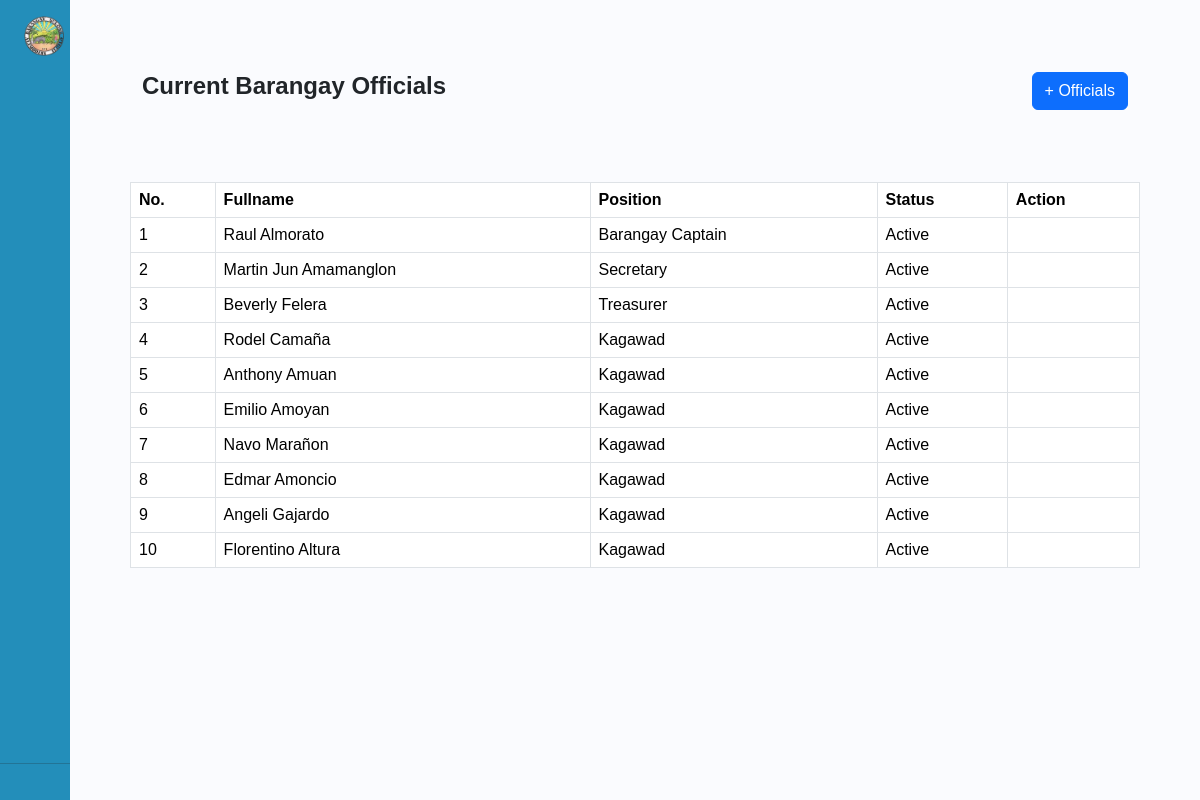
Screenshot of /barangayoff.php (signed in) with the database file from the repository.
### tables this page shows
CREATE TABLE `brgyofficial` (
  `id` int(11) NOT NULL AUTO_INCREMENT,
  `Fullname` varchar(255) NOT NULL,
  `Position` varchar(255) NOT NULL,
  `Status` varchar(50) NOT NULL,
  `Photo` varchar(255) NOT NULL,
  PRIMARY KEY (`id`)
);

### barangayoff.php (the view, shortened to what this page needs)
<?php
include('includes_admin/footer.php');
require_once("session.php");
?>
<!DOCTYPE html>
<html lang="en">
<head>
    <link href="https://cdn.lineicons.com/4.0/lineicons.css" rel="stylesheet" />
    <link href="https://cdn.jsdelivr.net/npm/bootstrap@5.3.3/dist/css/bootstrap.min.css" rel="stylesheet">
    <link rel="stylesheet" href="includes_admin/stylebar.css">
</head>
<body>
    <div class="wrapper">
    <aside id="sidebar">
            <div class="d-flex">
                <button class="toggle-btn" type="button">
                    <img class="headerlogo " src="/Logo/headerlogo.png" alt="Alimodian">
                </button>
            </div>
            <ul class="sidebar-nav">
                <li class="sidebar-item">
                    <a href="dashboard.php" class="sidebar-link">
                    </a>
                </li>
                <li class="sidebar-item">
                    <a href="#" class="sidebar-link collapsed has-dropdown" data-bs-toggle="collapse"
                        data-bs-target="#brgy" aria-expanded="false" aria-controls="brgy">
                    </a>
                </li>
                <li class="sidebar-item">
                    <a href="#" class="sidebar-link collapsed has-dropdown" data-bs-toggle="collapse"
                        data-bs-target="#record" aria-expanded="false" aria-controls="record">
                    </a>
                </li>
                <li class="sidebar-item">
                    <a href="#" class="sidebar-link collapsed has-dropdown" data-bs-toggle="collapse"
                        data-bs-target="#docs" aria-expanded="false" aria-controls="docs">
                    </a>
                </li>
                <li class="sidebar-item">
                    <a href="#" class="sidebar-link collapsed has-dropdown" data-bs-toggle="collapse"
                        data-bs-target="#updates" aria-expanded="false" aria-controls="updates">
                    </a>
                </li>
                <li class="sidebar-item">
                    <a href="#" class="sidebar-link collapsed has-dropdown" data-bs-toggle="collapse"
                        data-bs-target="#services" aria-expanded="false" aria-controls="services">
                    </a>
                </li>
                <li class="sidebar-item">
                    <a href="dashboardbackup.php" class="sidebar-link">
                    </a>
                </li>
            </ul>
            <div class="sidebar-footer">
                <a href="userprofile.php" class="sidebar-link">
                </a>
            </div>
            <hr>
            <div class="sidebar-footer">
                <a href="logout_admin.php" class="sidebar-link">
                </a>
            </div>
        </aside>
        <div class="main p-5">
            <div class="d-flex justify-content-between p-4">
                <h1>Current Barangay Officials</h1>
                <a href="#" class=" btn btn-primary text-center" data-toggle="modal" data-target="#addofficial">+ Officials</a>
            </div>
            <div class="container  mt-5 ">
                <table id="brgytable" class="table   table-bordered ">
                    <thead>
                        <tr>
                            <th scope="col">No.</th>
                            <th scope="col">Fullname</th>
                            <th scope="col">Position</th>
                            <th scope="col">Status</th>
                            <th scope="col">Action</th>
                        </tr>
                    </thead>
                    <tbody>
                        <?php
                        $sql = "SELECT * FROM brgyofficial";
                        $query = $dbh->prepare($sql);
                        $query->execute();
                        $results = $query->fetchAll(PDO::FETCH_OBJ);
                        $cnt = 1;
                        if ($query->rowCount() > 0) {
                            foreach ($results as $result) {
                        ?>
                                <tr>
                                    <td><?php echo $cnt; ?></td>
                                    <td><?php echo htmlentities($result->Fullname); ?></td>
                                    <td><?php echo htmlentities($result->Position); ?></td>
                                    <td><?php echo htmlentities($result->Status); ?></td>
                                    <td>
                                        <a href="barangayoff.php?del=<?php echo htmlentities($result->id); ?>"><i class="lni lni-trash-can p-2" onclick="return confirm('Do you really want to delete?')"></i></a>
                                        <a href="updatebrgy.php?id=<?php echo htmlentities($result->id); ?>"><i class="lni lni-pencil p-2"></i></a>
                                    </td>
                                </tr>
                        <?php
                                $cnt++;
                            }
                        }
                        ?>
                    </tbody>
                </table>
            </div>
            </div>
            </div>
</body>
</html>

### includes_admin/stylebar.css (style rules this page uses)
a { text-decoration: none; }
li { list-style: none; }
h1 { font-weight: 600; font-size: 1.5rem; }
body { font-family: 'Poppins', sans-serif; }
.wrapper { display: flex; }
.main { min-height: 100vh; width: 100%; overflow: hidden; transition: all 0.35s ease-in-out; background-color: #fafbfe; }
.headerlogo { width: 40px; min-width: 40px; z-index: 1000; transition: all .25s ease-in-out; background-color: #238EBA; display: flex; flex-direction: column; }
#sidebar { width: 70px; min-width: 70px; z-index: 1000; transition: all .25s ease-in-out; background-color: #238EBA; display: flex; flex-direction: column; }
.toggle-btn { background-color: transparent; cursor: pointer; border: 0; padding: 1rem 1.5rem; }
.sidebar-nav { padding: 2rem 0; flex: 1 1 auto; }
a.sidebar-link { padding: .625rem 1.625rem; color: #FFF; display: block; font-size: 0.9rem; white-space: nowrap; border-left: 3px solid transparent; }
.sidebar-item { position: relative; }

### rows the page displays
brgyofficial: Fullname "Raul Almorato", Position "Barangay Captain", Status "Active"
brgyofficial: Fullname "Martin Jun Amamanglon", Position "Secretary", Status "Active"
brgyofficial: Fullname "Beverly Felera", Position "Treasurer", Status "Active"
brgyofficial: Fullname "Rodel Camaña", Position "Kagawad", Status "Active"
brgyofficial: Fullname "Anthony Amuan", Position "Kagawad", Status "Active"
brgyofficial: Fullname "Emilio Amoyan", Position "Kagawad", Status "Active"
brgyofficial: Fullname "Navo Marañon", Position "Kagawad", Status "Active"
brgyofficial: Fullname "Edmar Amoncio", Position "Kagawad", Status "Active"
brgyofficial: Fullname "Angeli Gajardo", Position "Kagawad", Status "Active"
brgyofficial: Fullname "Florentino Altura", Position "Kagawad", Status "Active"
